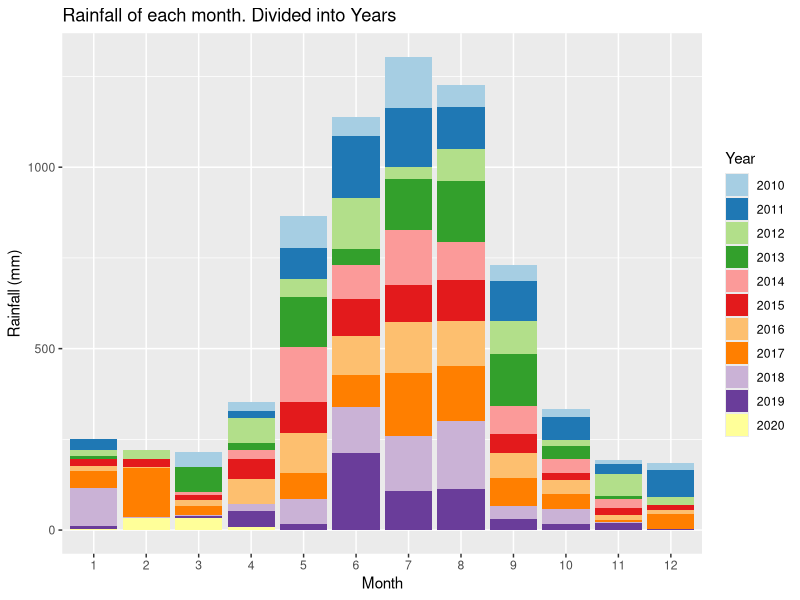
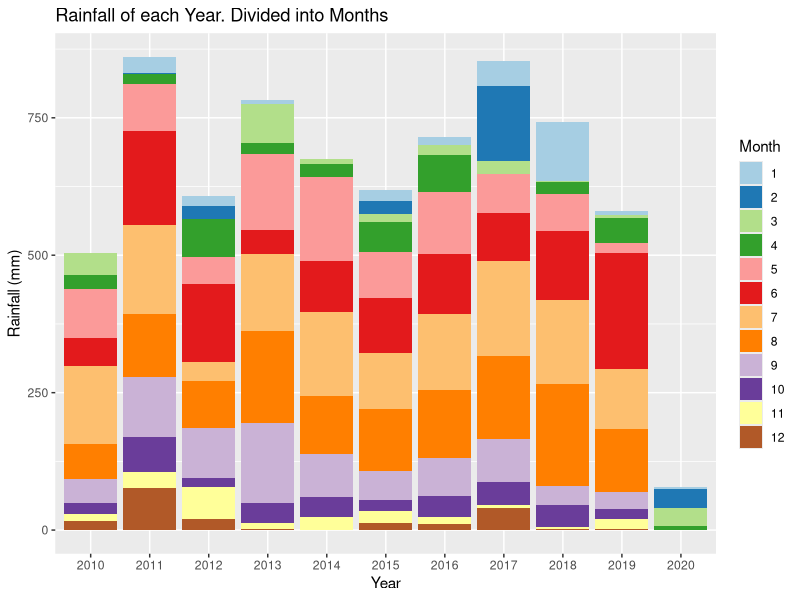
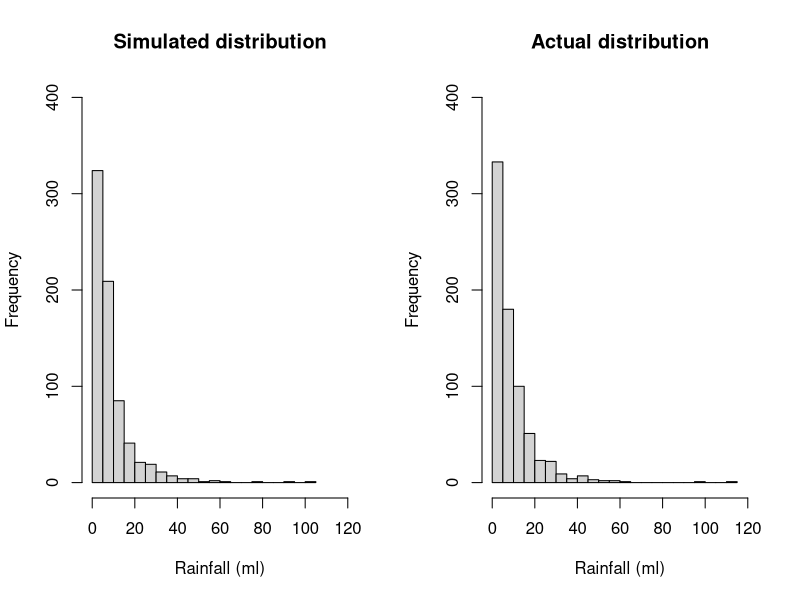
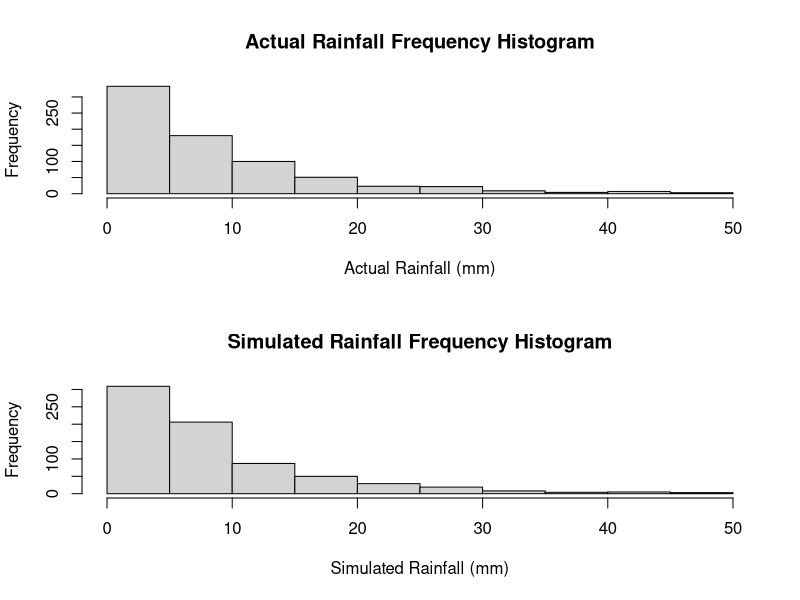
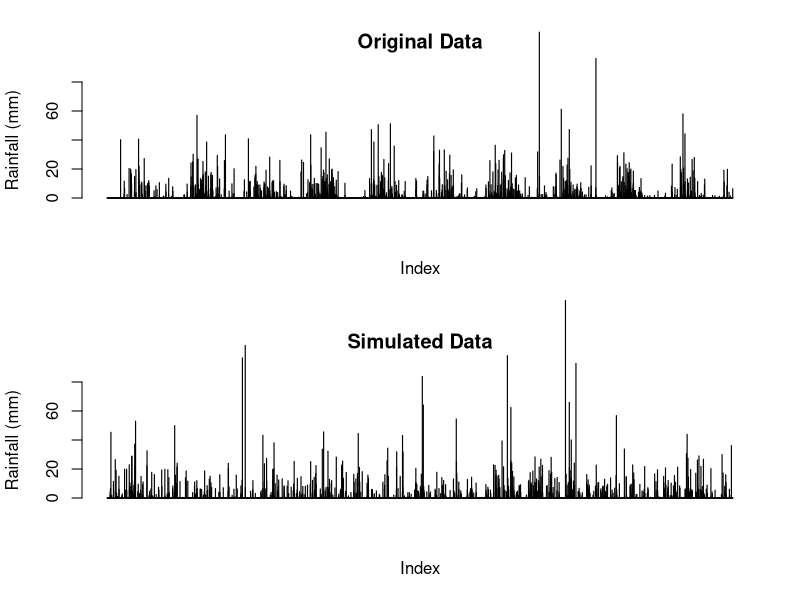
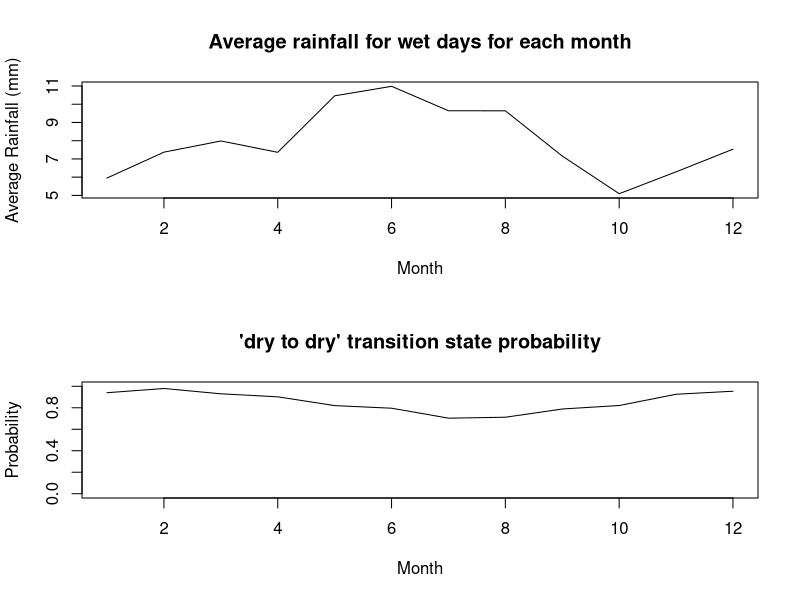
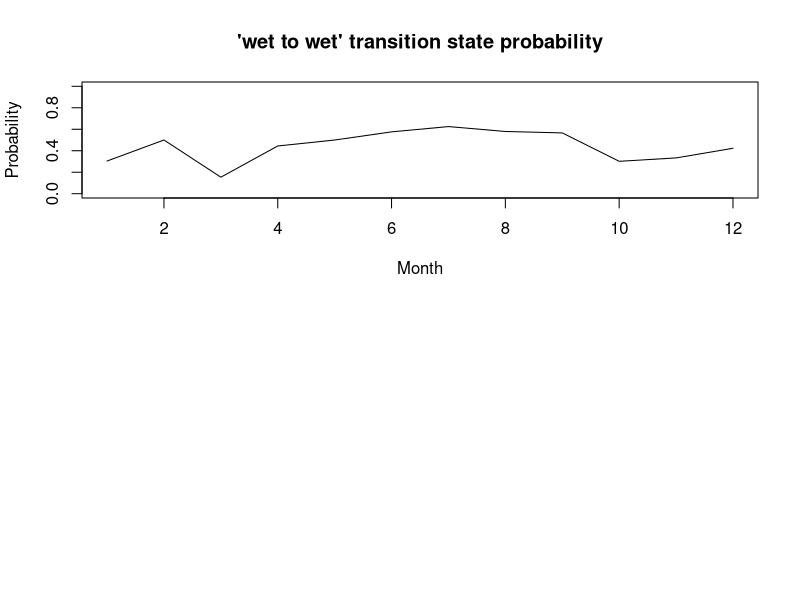
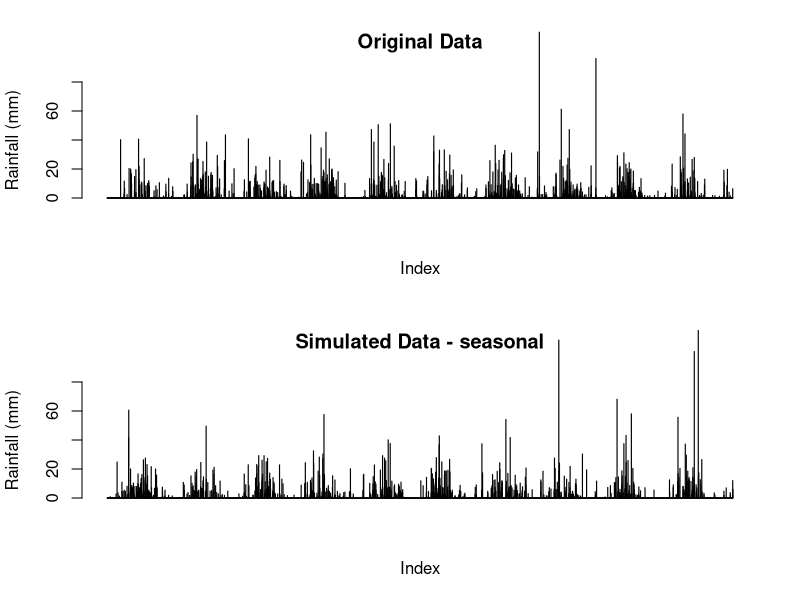

Reproduce these figures in R, in order.
## ---- chunk 1
knitr::opts_chunk$set(echo = TRUE)
## ---- chunk 2
# Reading in the data from the csv file
data <-  read.csv("IDCJAC0009_009225_1800_Data.csv")
weather_data <- data
weather_data <- weather_data[which(is.na(weather_data$Rainfall.amount..millimetres.) == FALSE),] # excluding rows with no rainfall record made 
## ---- chunk 3
weather_data$date <- do.call(paste, c(weather_data[c("Day", "Month", "Year")], sep = "-")) # creating a column that contains the date for easy indentification
## ---- chunk 4
# function to categorise day as either 'wet' or 'dry' for the Markov Chain functions
state <- function(x){
  stateList <- c()
  for(ii in 1:length(x)){
    if(x[ii] < 1){
      stateList <- c(stateList, "dry")
    }
    if(x[ii] >= 1){
      stateList <- c(stateList, "wet")
    }
  }
  return(stateList)
}
weather_data$state <- state(weather_data$Rainfall.amount..millimetres.)
## ---- chunk 5
head(weather_data[,c('Rainfall.amount..millimetres.','state')], 10)
## ---- chunk 6
# function establishing Markov Chain transition state. Establishing the relationship between the rainfall of a given day and the day before it.
transitionState <- function(x){
  transitionStateList <- c('') #can't find transition state of first observation
  for(i in 2:length(x)){
    if(x[i] == "dry"){
      if (x[i-1] == "dry"){
        transitionStateList <- c(transitionStateList, "DryToDry")
      }
      else {
        transitionStateList <- c(transitionStateList, "WetToDry")
      }
    }
    if(x[i] == "wet"){
      if (x[i-1] == "dry"){
        transitionStateList <- c(transitionStateList, "DryToWet")
      }
      else {
        transitionStateList <- c(transitionStateList, "WetToWet")
      }
    }
  }
  return(transitionStateList)
}
weather_data$transitionState <- transitionState(weather_data$state)
## ---- chunk 7
head(weather_data[,c('Rainfall.amount..millimetres.','state', 'transitionState')], 10)
## ---- chunk 8
train_data <- subset(weather_data, Year >= 2010) # only look at the most recent, relevant data.
library(ggplot2)
library(RColorBrewer)

# explorative plots investigating the distribution of rainfall across months and years

# Plotting the rainfall data (grouped by years and months)
# Distribution of rainfall by month (segmented by year)
ggplot(train_data, aes(x = factor(Month), y = Rainfall.amount..millimetres., fill = factor(Year))) + 
  geom_bar(stat = "identity") + 
  scale_fill_brewer(palette = "Paired") + 
  xlab("Month")+
  ylab("Rainfall (mm)")+
  labs(fill = "Year")+
  ggtitle("Rainfall of each month. Divided into Years")
# There does appear to be a rough distribution of rainfall by month. Most years May, June, July, August, and September (month 5-9) have the most rain. There are outliers

ggplot(train_data, aes(x = factor(Year), y = Rainfall.amount..millimetres., fill = factor(Month))) + 
  geom_bar(stat = "identity") + 
  scale_fill_brewer(palette = "Paired") + 
  xlab("Year")+
  ylab("Rainfall (mm)")+
  labs(fill = "Month")+
  ggtitle("Rainfall of each Year. Divided into Months")
# There does not appear to be any obvious pattern in the rainfall across the 10 years (note. 2020 only contains 4 months of data, hence the low rainfall). The average looks to be around 650-700 mm. 
## ---- chunk 9
table(train_data$Month, train_data$Year) # only four months of data in 2020
## ---- chunk 10
#Calculating transition state probabilities, in general (no respect to month or season)
weatherTable <- table(train_data$transitionState)
weatherTable

probWetToWet = weatherTable['WetToWet'] / (weatherTable['WetToWet'] + weatherTable['WetToDry'])
probWetToWet

probDryToDry = weatherTable['DryToDry'] / (weatherTable['DryToDry'] + weatherTable['DryToWet'])
probDryToDry
## ---- chunk 11
#Basic generator (No seasonal variation)

#calculated above
generateRainfallBasic <- function(genLength){
  currentState = "dry" # Years start with very little rain, so more likely to start dry
  rainAmountList <- c()
  for (i3 in 1:genLength){
    if (currentState == "dry"){
      if (runif(1) < probDryToDry){
        currentState = "dry"
      }
      else{
        currentState = "wet"
      }
    }
    else if (currentState == "wet"){
      if (runif(1) < probWetToWet){
        currentState = "wet"
      }
      else{
        currentState = "dry"
      }
    }
                                      #generating amount of rainfall if state is wet, else 0
    if (currentState == "wet"){
      rainAmount <- 5.66*exp(rnorm(1))
      rainAmountList <- c(rainAmountList, rainAmount)
    }
    else{
      rainAmountList <- c(rainAmountList, 0)
    }
  }
  return(rainAmountList)
}
## ---- chunk 12
#comparing log-normal against actual data, veeerryyyy close fit, will use log-normal for rainfall sim
par(mfrow=c(1,2))
p1 <- 5.66*exp(rnorm(732))
hist(p1, breaks = 30, xlim = c(0,120), ylim = c(0,400), main = "Simulated distribution", xlab = "Rainfall (ml)")

p2 <- train_data$Rainfall.amount..millimetres.[train_data$Rainfall.amount..millimetres.>1]
hist(p2, breaks = 30, xlim = c(0,120), ylim = c(0,400), main = "Actual distribution", xlab = "Rainfall (ml)")

mean(p1)
mean(p2)
## ---- chunk 13
#Basic generator tests
testRainfall = generateRainfallBasic(3761)

par(mfrow=c(2,1))
hist(train_data$Rainfall.amount..millimetres.[train_data$Rainfall.amount..millimetres.>1 & train_data$Rainfall.amount..millimetres.<50], xlab = "Actual Rainfall (mm)", main = "Actual Rainfall Frequency Histogram")
hist(testRainfall[testRainfall > 1 & testRainfall <50], xlab = "Simulated Rainfall (mm)", main = "Simulated Rainfall Frequency Histogram")

par(mfrow=c(2,1))
barplot(train_data$Rainfall.amount..millimetres., ylim = c(0,80), main = "Original Data", ylab = "Rainfall (mm)", xlab = "Index")
barplot(testRainfall, ylim = c(0,80), main = "Simulated Data", ylab = "Rainfall (mm)", xlab = "Index")
## ---- chunk 14
#Calculates the transition probabilities for each month

transitonStatesMonthsFrame <- data.frame(list(rep(0, 12), list(rep(0, 12), list(rep(0, 12), list(rep(0, 12)))))) #Initialises 12x4 frame filled with zeroes (4 columns for each transition state, 12 rows for each month)
names(transitonStatesMonthsFrame) <- c('DryToDry', 'DryToWet', 'WetToDry', 'WetToWet')

#Makes the dataframe with the count of each transition state with each month
for (i4 in 1:dim(train_data)[1]){
  tempTransitionState <- train_data[i4, 'transitionState']
  tempMonth <- train_data[i4, 'Month'] 
  transitonStatesMonthsFrame[tempMonth, tempTransitionState] <- transitonStatesMonthsFrame[tempMonth, tempTransitionState]+1 # increase count of tempTransitionState for month tempMonth by 1
}
## ---- chunk 15
head(transitonStatesMonthsFrame, 10)
## ---- chunk 16
#Calculates the transition state probabilities for each month in the data frame
probTransitonStatesMonthsFrame <- transitonStatesMonthsFrame
for (i in 1:dim(transitonStatesMonthsFrame)[1]){
  
  probTransitonStatesMonthsFrame[i, 'DryToDry'] <- transitonStatesMonthsFrame[i, 'DryToDry'] / (transitonStatesMonthsFrame[i, 'DryToDry'] + transitonStatesMonthsFrame[i, 'DryToWet'])
  
  probTransitonStatesMonthsFrame[i, 'DryToWet'] <- transitonStatesMonthsFrame[i, 'DryToWet'] / (transitonStatesMonthsFrame[i, 'DryToDry'] + transitonStatesMonthsFrame[i, 'DryToWet'])
    
  probTransitonStatesMonthsFrame[i, 'WetToDry'] <- transitonStatesMonthsFrame[i, 'WetToDry'] / (transitonStatesMonthsFrame[i, 'WetToDry'] + transitonStatesMonthsFrame[i, 'WetToWet'])
    
  probTransitonStatesMonthsFrame[i, 'WetToWet'] <- transitonStatesMonthsFrame[i, 'WetToWet'] / (transitonStatesMonthsFrame[i, 'WetToDry'] + transitonStatesMonthsFrame[i, 'WetToWet'])
}
## ---- chunk 17
head(probTransitonStatesMonthsFrame, 10)
## ---- chunk 18
#testing average rainfall when its rains in each month, and for wettowet vs drytowet transitions.
test_w2w <- train_data$Rainfall.amount..millimetres.[train_data$transitionState == "WetToWet"]
test_d2w <- train_data$Rainfall.amount..millimetres.[train_data$transitionState == "DryToWet"]
mean(test_w2w)
mean(test_d2w)
wilcox.test(test_d2w, test_w2w)
#since resulting wilcox test p-value is 0.85, we conclude that theres no difference in rainfall depending on the transition state, and do not need to include it in our model.

test_rainfallPerMonth <- train_data[train_data$state == "wet",c(4,6)]
kruskal.test(Rainfall.amount..millimetres. ~ Month, data = test_rainfallPerMonth)
#p-val = 0.00016, therefore difference between average rainfall for each month

## ---- chunk 19
#calculating the mean rainfall when it rains for each month, to change how much it rains according to the generator later on. Limited to less than 60 mls as the dataset is not large enough for large rainfall amounts (such as 114ml in feburary) to not throw the mean off.
rainMonthData <- c()
for (i in 1:12){
  temp<- train_data$Rainfall.amount..millimetres.[train_data$state == "wet" & train_data$Month == i & train_data$Rainfall.amount..millimetres. < 60]
  rainMonthData <- c(rainMonthData, list(temp))
  rm(temp)
}

rainfallAvgMonth <- sapply(rainMonthData, mean)

## ---- chunk 20
plot(c(1:12), rainfallAvgMonth, type = "l", xlab = "Month", ylab = "Average Rainfall (mm)", main = "Average rainfall for wet days for each month")
## ---- chunk 21
#How the transition state probabilities vary for each month
plot(probTransitonStatesMonthsFrame$DryToDry, ylim = c(0,1), xlab = "Month", main = "'dry to dry' transition state probability", type = 'l', ylab = "Probability")
plot(probTransitonStatesMonthsFrame$WetToWet, ylim = c(0,1), xlab = "Month", main = "'wet to wet' transition state probability", type = 'l', ylab = "Probability")
## ---- chunk 22

#Weather generator accounting  for seasonal variation of transition states or something i hope
#Yes this is just a spicy version of basic generator it's mostly the same in fact if i forget to even do this it is the same


generateRainfallSeasonal <- function(input){
  # input must be weather_data or a subset of weather_data
  currentState = "dry" #can make this into a random choice later
  rainAmountList <- c()
  for (i5 in 1:dim(input)[1]){
    if (currentState == "dry"){
      if (runif(1) < probTransitonStatesMonthsFrame[input[i5, 'Month'], 'DryToDry']){ #now inputs depending on the month of input
        currentState = "dry"
      }
      else{
        currentState = "wet"
      }
    }
    else if (currentState == "wet"){
      if (runif(1) < probTransitonStatesMonthsFrame[input[i5, 'Month'], 'WetToWet']){
        currentState = "wet"
      }
      else{
        currentState = "dry"
      }
    }
                                      #generating amount of rainfall if state is wet, else 0
    if (currentState == "wet"){
      
      #rainAmount <- 5.66*exp(rnorm(1)) #now log-normal dist, 5 used because is close to mean of weather_data's / the mean of what exp(rnorm(1)) is by default /// Old Version 
      rainAmount <- rainfallAvgMonth[input[i5, 'Month']]*exp(rnorm(1))/1.648 #average of exp(rnorm(1)) is ~1.648, so we divide by that so the average of each month will just be the actual average calculated from rainfallAvgMonth.
      
      rainAmountList <- c(rainAmountList, rainAmount)
    }
    else{
      rainAmountList <- c(rainAmountList, 0)
    }
  }
  return(rainAmountList)
}
## ---- chunk 23
#testing code for seasonal generator
inputSeasonalRainfall <- dplyr::select(train_data, 'Year', 'Month', 'Day') #using existing train data's dates to input to function, instead of putting in just how many to generate

testSeasonalRainfall = generateRainfallSeasonal(inputSeasonalRainfall)
## ---- chunk 24
par(mfrow=c(2,1))
barplot(train_data$Rainfall.amount..millimetres., ylim = c(0,80), main = "Original Data", ylab = "Rainfall (mm)", xlab = "Index")
barplot(testSeasonalRainfall, ylim = c(0,80), main = "Simulated Data - seasonal", ylab = "Rainfall (mm)", xlab = "Index")
## ---- chunk 25
set.seed(100345)

sampID <- sample.int(nrow(train_data), size = 0.8*nrow(train_data), replace = FALSE)
train_data <- train_data[sampID,] # 80% of data for training
test_data <- train_data[-sampID,] # 20% for testing
## ---- chunk 26
#code to calculate transition probabilities for each month (copied from earlier)
  # calculating the number of occurances of each trainsition state for eah month
transitonStatesMonthsFrame <- data.frame(list(rep(0, 12), list(rep(0, 12), list(rep(0, 12), list(rep(0, 12)))))) #initialising frame by creating 12x4 frame filled with zeroes
names(transitonStatesMonthsFrame) <- c('DryToDry', 'DryToWet', 'WetToDry', 'WetToWet') #name da columns

for (i4 in 1:dim(train_data)[1]){ #making dataframe with count of each transition state for each month
  tempTransitionState <- train_data[i4, 'transitionState']
  tempMonth <- train_data[i4, 'Month']
  transitonStatesMonthsFrame[tempMonth, tempTransitionState] <- transitonStatesMonthsFrame[tempMonth, tempTransitionState]+1
}


  #calculating the probabilites of each transition state for eachonth from the number of occurances 
probTransitonStatesMonthsFrame<- transitonStatesMonthsFrame

for (i in 1:dim(transitonStatesMonthsFrame)[1]){ #calculating transition probs for each month in df
  
  probTransitonStatesMonthsFrame[i, 'DryToDry'] <- transitonStatesMonthsFrame[i, 'DryToDry'] / (transitonStatesMonthsFrame[i, 'DryToDry'] + transitonStatesMonthsFrame[i, 'DryToWet'])
  
  probTransitonStatesMonthsFrame[i, 'DryToWet'] <- transitonStatesMonthsFrame[i, 'DryToWet'] / (transitonStatesMonthsFrame[i, 'DryToDry'] + transitonStatesMonthsFrame[i, 'DryToWet'])
    
  probTransitonStatesMonthsFrame[i, 'WetToDry'] <- transitonStatesMonthsFrame[i, 'WetToDry'] / (transitonStatesMonthsFrame[i, 'WetToDry'] + transitonStatesMonthsFrame[i, 'WetToWet'])
    
  probTransitonStatesMonthsFrame[i, 'WetToWet'] <- transitonStatesMonthsFrame[i, 'WetToWet'] / (transitonStatesMonthsFrame[i, 'WetToDry'] + transitonStatesMonthsFrame[i, 'WetToWet'])
}

# calucating the new average rainfall for each month
rainMonthData <- c()
for (i in 1:12){
  temp<- train_data$Rainfall.amount..millimetres.[train_data$state == "wet" & train_data$Month == i & train_data$Rainfall.amount..millimetres. < 60]
  rainMonthData <- c(rainMonthData, list(temp))
  rm(temp)
}

rainfallAvgMonth <- sapply(rainMonthData, mean)
## ---- chunk 27
#generate test data
testSeasonalRainfall20 = generateRainfallSeasonal(test_data) # generate a simulation with the same number of observations as test_data (20% of the total data)
## ---- chunk 28
par(mfrow = c(2, 1))

barplot(testSeasonalRainfall20, ylab = "Rainfall (mm)", xlab = "index", main = "Simulated data")
barplot(test_data$Rainfall.amount..millimetres., ylab = "Rainfall (mm)", xlab  = "index", main = "Actual data")
## ---- chunk 29
# Wilcoxon signed rank test
WT <- wilcox.test(testSeasonalRainfall20, test_data$Rainfall.amount..millimetres., paired=T)
print("Wilcoxon rank sum p-value")
WT$p.value
# paired student t test
TT <- t.test(testSeasonalRainfall20, test_data$Rainfall.amount..millimetres., paired=T)
print("t-test p-value")
TT$p.value
## ---- chunk 30
train_data <- subset(weather_data, Year >= 2010)
train10_data <- subset(weather_data, Year >= 2009 & Year < 2019)
data_2019 <- subset(weather_data, Year == 2019)
## ---- chunk 31
#code to calculate transition probabilities for each month (copied from earlier)

transitonStatesMonthsFrame <- data.frame(list(rep(0, 12), list(rep(0, 12), list(rep(0, 12), list(rep(0, 12)))))) #initialising frame by creating 12x4 frame filled with zeroes
names(transitonStatesMonthsFrame) <- c('DryToDry', 'DryToWet', 'WetToDry', 'WetToWet') #name da columns

for (i4 in 1:dim(train10_data)[1]){ #making dataframe with count of each transition state for each month
  tempTransitionState <- train10_data[i4, 'transitionState']
  tempMonth <- train10_data[i4, 'Month']
  transitonStatesMonthsFrame[tempMonth, tempTransitionState] <- transitonStatesMonthsFrame[tempMonth, tempTransitionState]+1
}
## ---- chunk 32
#also copied from earlier
probTransitonStatesMonthsFrame<- transitonStatesMonthsFrame
for (i in 1:dim(transitonStatesMonthsFrame)[1]){ #calculating transition probs for each month in df
  
  probTransitonStatesMonthsFrame[i, 'DryToDry'] <- transitonStatesMonthsFrame[i, 'DryToDry'] / (transitonStatesMonthsFrame[i, 'DryToDry'] + transitonStatesMonthsFrame[i, 'DryToWet'])
  
  probTransitonStatesMonthsFrame[i, 'DryToWet'] <- transitonStatesMonthsFrame[i, 'DryToWet'] / (transitonStatesMonthsFrame[i, 'DryToDry'] + transitonStatesMonthsFrame[i, 'DryToWet'])
    
  probTransitonStatesMonthsFrame[i, 'WetToDry'] <- transitonStatesMonthsFrame[i, 'WetToDry'] / (transitonStatesMonthsFrame[i, 'WetToDry'] + transitonStatesMonthsFrame[i, 'WetToWet'])
    
  probTransitonStatesMonthsFrame[i, 'WetToWet'] <- transitonStatesMonthsFrame[i, 'WetToWet'] / (transitonStatesMonthsFrame[i, 'WetToDry'] + transitonStatesMonthsFrame[i, 'WetToWet'])
}
## ---- chunk 33
set.seed(10356)

# get a testing 
monthList <- subset(weather_data, Year == 2019) # a year that isn't a leap year to get the month list, as generation algorithm only requires months
monthList <- monthList['Month']
testSeasonalRainfall10 <- generateRainfallSeasonal(monthList)
## ---- chunk 34
#compare generated year against 2019
par(mfrow = c(2,1))
barplot(testSeasonalRainfall10, xlab = "Index", ylab = "Rainfall (mm)", main = "Simulated Rainfall")
barplot(data_2019$Rainfall.amount..millimetres., xlab = "Index", ylab = "Rainfall (mm)", main = "2019 Rainfall")
## ---- chunk 35
# check other years for comparison
par(mfrow = c(3,2))
barplot(testSeasonalRainfall10, xlab = "Index", ylab = "Rainfall (mm)", main = "Simulated Rainfall")
year <- subset(weather_data, Year == 2015)
barplot(year$Rainfall.amount..millimetres., xlab = "Index", ylab = "Rainfall (mm)", main = "2015 Rainfall")
year <- subset(weather_data, Year == 2008)
barplot(year$Rainfall.amount..millimetres., xlab = "Index", ylab = "Rainfall (mm)", main = "2008 Rainfall")
year <- subset(weather_data, Year == 2015)
barplot(year$Rainfall.amount..millimetres., xlab = "Index", ylab = "Rainfall (mm)", main = "2017 Rainfall")
year <- subset(weather_data, Year == 2007)
barplot(year$Rainfall.amount..millimetres., xlab = "Index", ylab = "Rainfall (mm)", main = "2007 Rainfall")
year <- subset(weather_data, Year == 2013)
barplot(year$Rainfall.amount..millimetres., xlab = "Index", ylab = "Rainfall (mm)", main = "2013 Rainfall")
rm(year)
## ---- chunk 36
# Creates a graph of difference in rainfall for years, weeks, months, years to see if there are any potential patterns.

# Creates a list of the weekly rainfall
RainfallWeekly <- data.frame("Rainfall (mm)", "Week")
colnames(RainfallWeekly) <- c("Rainfall (mm)", "Week")
RainfallWeekly$`Rainfall (mm)` <- as.numeric(RainfallWeekly$`Rainfall (mm)`)
RainfallWeekly$Week <- as.numeric(RainfallWeekly$Week)
week = 1
weekRain = 0
for(ii in c(1: nrow(weather_data))){
  weekRain = weekRain + weather_data[ii, 6] # rainfall amount for that row
  
  if(ii%%7 == 0){ # every 7th row
    RainfallWeekly[(ii/7), 1] <- weekRain # 1 row of RainfallWeekly created every 7 rows (1 weeks) - inserting rainfall total for that week
    RainfallWeekly[(ii/7), 2] <- week
    week = week + 1
    weekRain = 0 # clear total rainfall to prepare for next week
  }
}
## ---- chunk 37
RainfallWeeklyDiff <- data.frame(c(1:(nrow(RainfallWeekly)-1)), c(1:(nrow(RainfallWeekly)-1))) # data frame with two columns, one less row than RainfallWeekly
colnames(RainfallWeeklyDiff) <- c("Rainfall diff (mm)", "Week")
RainfallWeeklyDiff$`Rainfall diff (mm)` <- diff(RainfallWeekly$`Rainfall (mm)`) # change in weeks
## ---- chunk 38
# plot first 700 weeks first against the difference in rainfall, and then the rainfall per week
par(mfrow = c(4,1))
plot(RainfallWeeklyDiff[c(1:350), 2], RainfallWeeklyDiff[c(1:350), 1], xlab = "week", ylab = "change in rainfall (mm)", cex = 2, type = "b")
plot(RainfallWeekly[c(1:350), 2], RainfallWeekly[c(1:350), 1], xlab = "week", ylab = "rainfall (mm)", type = "l")
plot(RainfallWeeklyDiff[c(351:700), 2], RainfallWeeklyDiff[c(351:700), 1], xlab = "week", ylab = "change in rainfall (mm)", cex = 2, type = "b")
plot(RainfallWeekly[c(351:700), 2], RainfallWeekly[c(351:700), 1], xlab = "week", ylab = "rainfall (mm)", type = "l")

## ---- chunk 39
# plot second 700 weeks first against the difference in rainfall, and then the rainfall per week
par(mfrow = c(4,1))
plot(RainfallWeeklyDiff[c(701:1050), 2], RainfallWeeklyDiff[c(701:1050), 1], xlab = "week", ylab = "change in rainfall (mm)", cex = 2, type = "b")
plot(RainfallWeekly[c(701:1050), 2], RainfallWeekly[c(701:1050), 1], xlab = "week", ylab = "rainfall (mm)", type = "l")
plot(RainfallWeeklyDiff[c(1051:1414), 2], RainfallWeeklyDiff[c(1051:1414), 1], xlab = "week", ylab = "change in rainfall (mm)", cex = 2, type = "b")
plot(RainfallWeekly[c(1051:1414), 2], RainfallWeekly[c(1051:1414), 1], xlab = "week", ylab = "rainfall (mm)", type = "l")
## ---- chunk 40
rainSort_2019 <- data_2019$Rainfall.amount..millimetres.
# qqplot before removing 'dry' days
qqnorm(rainSort_2019, pch = 1, frame = F, main = "Normal Q-Q Plot of Rainfall 2019 (including dry days)")
qqline(rainSort_2019, col = "red", lwd = 2)
rainSort_2019 <- rainSort_2019[which(rainSort_2019 != 0)]
# qqplot after removing 'dry' days
qqnorm(rainSort_2019, pch = 1, frame = F, main = "Normal Q-Q Plot of Rainfall 2019 (excluding dry days)")
qqline(rainSort_2019, col = "red", lwd = 2)
hist(rainSort_2019, breaks = 50)
# data is not normally distributed
rm(rainSort_2019)
## ---- chunk 41
rain2019 <- subset(weather_data, Year == 2019)
length(rain2019$Rainfall.amount..millimetres.)
length(testSeasonalRainfall10)

## ---- chunk 42
# function to return the sum of ranks of difference (w+ and w-) that are part of the Wilcoxon signed rank calculations
returnRanks <- function(simulated, actual){
  diffs <- (simulated - actual)
  diffs <- diffs[diffs != 0]
  posDifs <- which(diffs > 0)
  negDiffs <- which(diffs < 0)
  rank <- rank(abs(diffs))
  rankPosDiff <- sum(rank[posDifs])
  rankNegDiff <- sum(rank[negDiffs]) 
  return(c(rankPosDiff, rankNegDiff))
}

## ---- chunk 43

table(rain2019$Month)
# Since there are two days missing from October and December, we will have to find the days and remove them from our simulated results.
table(rain2019$Day)
# one month is missing a day 5, and another is missing a day 19 (both 11 when should be 12)/
temp <- subset(rain2019, Day == 5)
temp$Month # 5th of October missing
temp <- subset(rain2019, Day == 19)
temp$Month # 19th of December missing
rm(temp)
## ---- chunk 44
# to perform Wilcoxon Signed Rank test must have paired data, so remove those extra dates from testSeasonalRainfall10
# 2019 is a non leap year

which(rain2019$date == "4-10-2019") # find what row the day before 5-10-2019 is
# thereforer 5-10-2019 would be row 278 (277+1)
which(rain2019$date == "18-12-2019") # find what row the day before 5-10-2019 is
# thereforer 5-10-2019 would be row 353 (351+2). Add two as both 5th october and 19th december are missing

simRainfall2019 <- testSeasonalRainfall10 # remove day 278 and day 353 data from testSeasonalRainfall10
## ---- chunk 45
set.seed(102343656)

# get a testing 
monthList <- subset(weather_data, Year == 2019) # a year that isn't a leap year to get the month list, as generation algorithm only requires months
monthList <- monthList['Month']
testSeasonalRainfall10 <- generateRainfallSeasonal(monthList)
simRainfall2019 <- testSeasonalRainfall10 # remove day 278 and day 353 data from testSeasonalRainfall10
## ---- chunk 46
# test of testSeasonalRainfall10 against 2019 rainfall (testSeasonalRainfall10 was simulation of 2019 rainfall)
wilcox.test(rain2019$Rainfall.amount..millimetres., simRainfall2019, paired = T, alternative = "t", conf.int = T, conf.level = 0.95)

# the p-value is 0.04918,indicating that it is likely that there is a significant difference between the simulated data and the actual data. This means that one set of data was consistently and significantly larger than the other

# manual calculation of Wilcoxon signed rank values 

sumRanks <- returnRanks(simRainfall2019, rain2019$Rainfall.amount..millimetres.)
sumRanks[1] # rankPosDiff ( sum of the ranks of the positive differences)
sumRanks[2] # rankNegDiff (sum of the ranks of the negative differrences)

# rankPosDiff (the sum of the ranks of the differences where the simulated data is greater than the actual) is 7414. rankNegDiff (the sum of the ranks of the the differences where the actual is greater than the simulated) is 5147. rankPosDiff is quite a bit larger than rankNegDiff
## ---- chunk 47
# to confirm the results of the first Wilcoson signed rank test, repeat with 3 different sets of simulated rainfall
set.seed(12345)

# using month probabilites generate one years worth of data 
monthList <- subset(weather_data, Year == 2011) # a year that isn't a leap year to get the month list, as generation algorithm only requires months
monthList <- monthList['Month']
testSeasonalRainfall10 <- generateRainfallSeasonal(monthList)

simRainfall2019 <- testSeasonalRainfall10[-c(278, 353)] # remove day 278 and day 353 data from testSeasonalRainfall10

wilcox.test(rain2019$Rainfall.amount..millimetres., simRainfall2019, paired = T, alternative = "t", conf.int = T, conf.level = 0.95)

# The p-value is 0.1981, indiciating that there is not a significant difference between the simulated data and the actual data

# manual calculation of Wilcoxon signed rank values 
sumRanks <- returnRanks(simRainfall2019, rain2019$Rainfall.amount..millimetres.)
sumRanks[1] # rankPosDiff ( sum of the ranks of the positive differences)
sumRanks[2] # rankNegDiff (sum of the ranks of the negative differrences)

## ---- chunk 48
set.seed(347876)

# using month probabilites generate one years worth of data 
monthList <- subset(weather_data, Year == 2011) # a year that isn't a leap year to get the month list, as generation algorithm only requires months
monthList <- monthList['Month']
testSeasonalRainfall10 <- generateRainfallSeasonal(monthList)

simRainfall2019 <- testSeasonalRainfall10[-c(278, 353)] # remove day 278 and day 353 data from testSeasonalRainfall10

wilcox.test(rain2019$Rainfall.amount..millimetres., simRainfall2019, paired = T, alternative = "t", conf.int = T, conf.level = 0.95)

# manual calculation of Wilcoxon signed rank values 
sumRanks <- returnRanks(simRainfall2019, rain2019$Rainfall.amount..millimetres.)
sumRanks[1] # rankPosDiff ( sum of the ranks of the positive differences)
sumRanks[2] # rankNegDiff (sum of the ranks of the negative differrences)

## ---- chunk 49
set.seed(3456789)
# using month probabilites generate one years worth of data 
monthList <- subset(weather_data, Year == 2011) # a year that isn't a leap year to get the month list, as generation algorithm only requires months
monthList <- monthList['Month']
testSeasonalRainfall10 <- generateRainfallSeasonal(monthList)

simRainfall2019 <- testSeasonalRainfall10[-c(278, 353)] # remove day 278 and day 353 data from testSeasonalRainfall10

wilcox.test(rain2019$Rainfall.amount..millimetres., simRainfall2019, paired = T, alternative = "t", conf.int = T, conf.level = 0.95)


# manual calculation of Wilcoxon signed rank values 
sumRanks <- returnRanks(simRainfall2019, rain2019$Rainfall.amount..millimetres.)
sumRanks[1] # rankPosDiff ( sum of the ranks of the positive differences)
sumRanks[2] # rankNegDiff (sum of the ranks of the negative differrences)

## ---- chunk 50
# looking at the four total simulations created, there is generally no significant different between the simulated rainfall and the actual rainfall. 
# However looking at rankPosDiff and rankNegDiff calculated for each (the sum of the ranks of the positive and negative differences between the simulated and actual data respectively), the simulated rainfall was consistently larger than the actual data 
# The reason for this is likely because 2019 had a very small amount of rainfall compared to the rest of the years.
sum(train10_data$Rainfall.amount..millimetres.)/10 # /10 to get average of 10 years of rain data
sum(rain2019$Rainfall.amount..millimetres.)
## ---- chunk 51
median(simRainfall2019)
median(rain2019$Rainfall.amount..millimetres.)

# given the number of dry days, it makes sense that the median's would be very similar in the Wilcoxon Signed Rank test
# To perform the Wilcoxon Signed Rank test we remove those dates from testSeasonalRainfall10
# 2019 is a non leap year so February will have 28 days
#October 5th and December 19th are missing, so we remove them
month_result <- which(rain2019$date == "4-10-2019" | rain2019$date=="18-12-2019")
simRainfall2019 <- testSeasonalRainfall10[-c(month_result[1]+1, month_result[2]+1)]

# Test of testSeasonalRainfall10 against 2019 rainfall (testSeasonalRainfall10 was simulation of 2019 rainfall)
wilcox.test(simRainfall2019, rain2019$Rainfall.amount..millimetres., paired = T, alternative = "t")

# Since the p-value is relatively high, it can be concluded that there is no significant diference between the simulated 2019 data and the actual 2019 data. 
# While the simulation may not be an accurate prediction of 2019 (as seen in the barplots), the simulation was also not logically flawed, as there is not a significant difference between the median of the simulation and the median of the actual.
#Furthermore, a qucik comparison of the medians in the Wilcoxon Signed Rank test shows that (as expected) they are also very similar.
cat("Median of actual and simulated rainfall respectively: ", median(rain2019$Rainfall.amount..millimetres.), median(simRainfall2019))
rm(simRainfall2019)
## ---- chunk 52
# looking at 2013 data (which had a larger than average amount of rain)

rain2013 <- subset(weather_data, Year == 2013)
simRainfall2013 <- generateRainfallSeasonal(monthList)
wilcox.test(simRainfall2013, rain2013$Rainfall.amount..millimetres., paired = T, conf.int = T, conf.level = 0.95)

par(mfrow = c(2,1))
barplot(simRainfall2013, xlab = "Index", ylab = "Rainfall (mm)", main = "Simulated Rainfall")
barplot(rain2013$Rainfall.amount..millimetres., xlab = "Index", ylab = "Rainfall (mm)", main = "2013 Rainfall")

diffs <- (simRainfall2013 - rain2013$Rainfall.amount..millimetres.)
diffs <- diffs[diffs != 0]
posDifs <- which(diffs > 0)
negDiffs <- which(diffs < 0)
rank <- rank(abs(diffs))
rankPosDiff <- sum(rank[posDifs])
rankNegDiff <- sum(rank[negDiffs]) 

rankPosDiff
rankNegDiff

mean(diffs)
